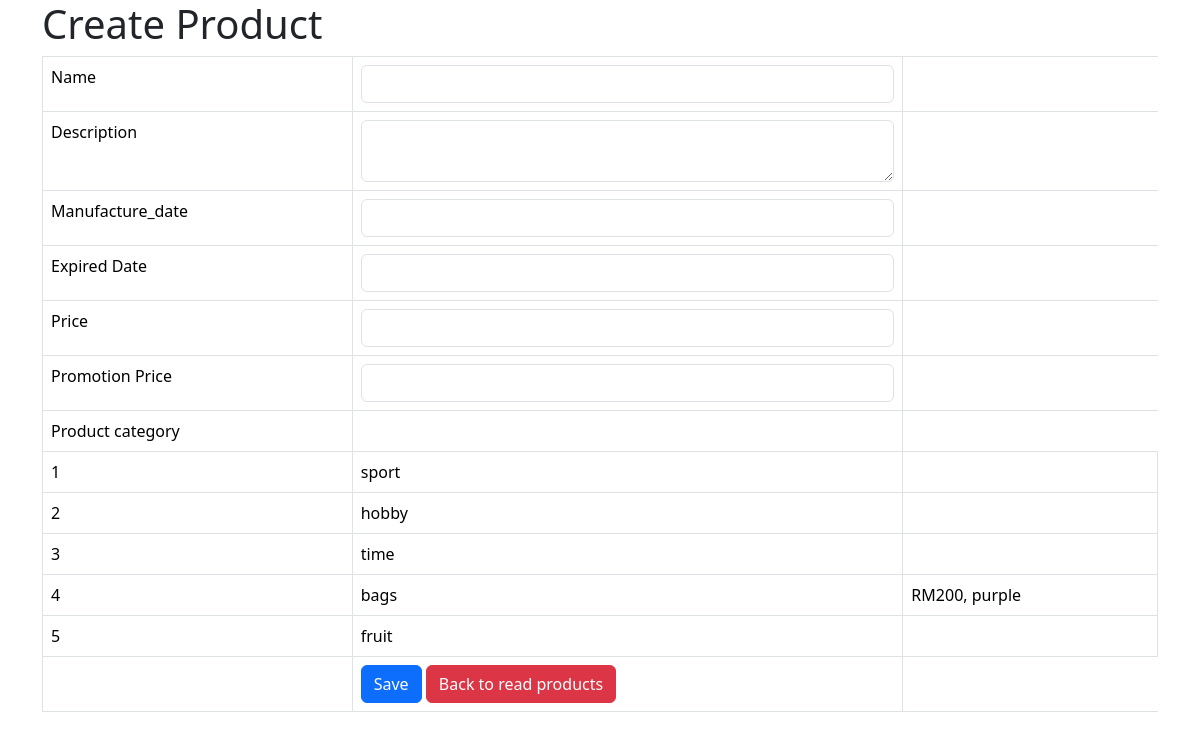
The app's page /product_create.php with its own data.
### tables this page shows
CREATE TABLE IF NOT EXISTS `product_cat` (
  `product_cat_id` int NOT NULL AUTO_INCREMENT,
  `product_cat_name` varchar(30) NOT NULL,
  `product_cat_description` text NOT NULL,
  PRIMARY KEY (`product_cat_id`)
);

### product_create.php (the view, shortened to what this page needs)
<!DOCTYPE HTML>
<html>
<head>
    <link href="https://cdn.jsdelivr.net/npm/bootstrap@5.3.3/dist/css/bootstrap.min.css" rel="stylesheet">
</head>
<body>
    <div class="container">
        <div class="page-header">
            <h1>Create Product</h1>
        </div>
        <?php
        include 'config/database.php';
        $query = "SELECT product_cat_id, product_cat_name, product_cat_description FROM product_cat ORDER BY product_cat_id ASC";
        $stmt = $con->prepare($query);
        $stmt->execute();
        ?>
        <form action='<?php echo htmlspecialchars($_SERVER["PHP_SELF"]); ?>' method="post">
            <table class='table table-hover table-responsive table-bordered'>
                <tr>
                    <td>Name</td>
                    <td><input type='text' name='name' class='form-control' /></td>
                </tr>
                <tr>
                    <td>Description</td>
                    <td><textarea name='description' class='form-control'></textarea></td>
                </tr>
                <tr>
                    <td>Manufacture_date</td>
                    <td><input type='text' name='manufacture_date' class='form-control' /></td>
                </tr>
                <tr>
                    <td>Expired Date</td>
                    <td><input type='text' name='expired_date' class='form-control' /></td>
                </tr>
                <tr>
                    <td>Price</td>
                    <td><input type='text' name='price' class='form-control' /></td>
                </tr>
                <tr>
                    <td>Promotion Price</td>
                    <td><input type='text' name='promotion_price' class='form-control' /></td>
                </tr>
                <tr>
                    <td>Product category </td>
                    <td><label for="category">
                            <?php
                            while ($row = $stmt->fetch(PDO::FETCH_ASSOC)) {
                                extract($row);
                                echo "<tr>";
                                echo "<td>{$product_cat_id}</td>";
                                echo "<td>{$product_cat_name}</td>";
                                echo "<td>{$product_cat_description}</td>";
                            }
                            ?>
                    </td>
                </tr>
                <td></td>
                <td>
                    <input type='submit' value='Save' class='btn btn-primary' />
                    <a href='index.php' class='btn btn-danger'>Back to read products</a>
                </td>
            </table>
        </form>
    </div>
</body>
</html>

### records on screen
product_cat: product_cat_id "1", product_cat_name "sport"
product_cat: product_cat_id "2", product_cat_name "hobby"
product_cat: product_cat_id "3", product_cat_name "time"
product_cat: product_cat_id "4", product_cat_name "bags", product_cat_description "RM200, purple"
product_cat: product_cat_id "5", product_cat_name "fruit"
